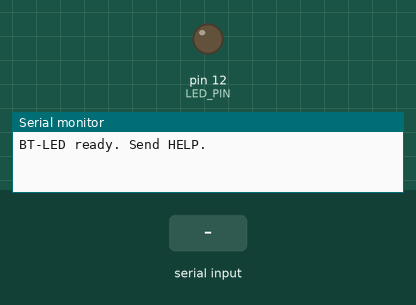
The sketch below on a simulated Arduino Uno, built with avr-gcc and run on an emulated ATmega328P. Parts: output pins drawn as LEDs (lit = HIGH), the last lines printed to the serial monitor. The inputs (shaded band) are chosen by the test bench.

Above: at 1.2 s.
1.3 s: "1\n" received over Serial
At 2.5 s:
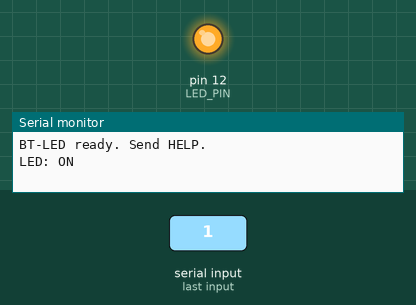
2.8 s: "0\n" received over the second serial link
At 3.6 s:
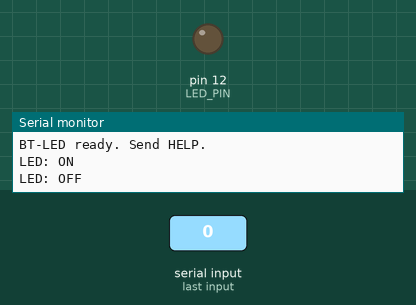
4.3 s: "1\n" received over the second serial link
At 4.7 s:
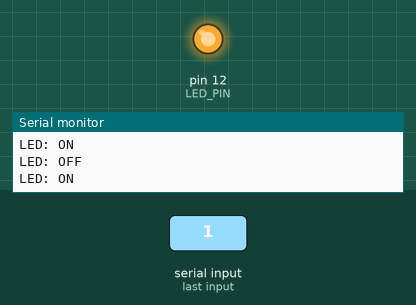
7.3 s: "0\n" received over Serial
At 8.3 s:
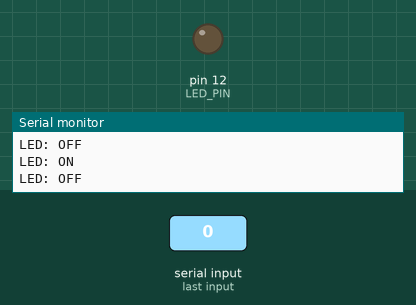
Timing chart, 0 to 9.8 s (numbered marks = the images above; inputs shaded):
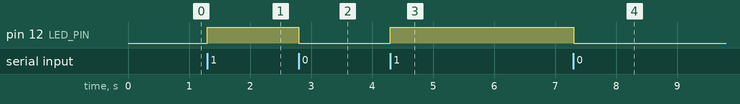

Measured:
- after the input at 1.3 s, pin 12 (LED_PIN): LOW → HIGH at once
- after the input at 2.8 s, pin 12 (LED_PIN): HIGH → LOW at once
- after the input at 4.3 s, pin 12 (LED_PIN): LOW → HIGH at once
- after the input at 7.3 s, pin 12 (LED_PIN): HIGH → LOW at once

The sketch:

BT_LED.ino
```cpp
// (licence header left out)
#include <SoftwareSerial.h>
#include <string.h>

const char NODE_NAME[] = "BT-LED";
const uint8_t LED_PIN = 12;         // anode through 220 ohm

SoftwareSerial bt(2, 3);            // D2 <- HC-05 TXD, D3 -> HC-05 RXD (divider)

const uint8_t CMD_MAX = 64;
char btBuf[CMD_MAX + 1];  uint8_t btLen = 0;
char usbBuf[CMD_MAX + 1]; uint8_t usbLen = 0;

bool ledOn = false;

void reply(const char *m)                { bt.println(m); Serial.println(m); }
void reply(const __FlashStringHelper *m) { bt.println(m); Serial.println(m); }

char *trim(char *s) {
  while (*s == ' ') s++;
  size_t n = strlen(s);
  while (n > 0 && s[n - 1] == ' ') s[--n] = '\0';
  return s;
}

void setLed(bool on) {
  ledOn = on;
  digitalWrite(LED_PIN, on ? HIGH : LOW);
  if (on) reply(F("LED: ON"));
  else    reply(F("LED: OFF"));
}

void handleCommand(char *cmd) {
  cmd = trim(cmd);
  if (*cmd == '\0') return;
  char out[48];

  if (strcasecmp(cmd, "ON") == 0 || strcasecmp(cmd, "LED:ON") == 0 || strcmp(cmd, "1") == 0) {
    setLed(true);
  } else if (strcasecmp(cmd, "OFF") == 0 || strcasecmp(cmd, "LED:OFF") == 0 || strcmp(cmd, "0") == 0) {
    setLed(false);
  } else if (strcasecmp(cmd, "STATUS") == 0) {
    if (ledOn) reply(F("LED is ON"));
    else       reply(F("LED is OFF"));
  } else if (strcasecmp(cmd, "PING") == 0) {
    snprintf(out, sizeof(out), "%s here", NODE_NAME);
    reply(out);
  } else if (strcasecmp(cmd, "HELP") == 0) {
    reply(F("BT-LED commands:"));
    reply(F("ON  / LED:ON  / 1   LED on"));
    reply(F("OFF / LED:OFF / 0   LED off"));
    reply(F("STATUS              LED state"));
    reply(F("PING                node name"));
  } else {
    snprintf(out, sizeof(out), "Unknown: %s (send HELP)", cmd);
    reply(out);
  }
}

void pollStream(Stream &s, char *buf, uint8_t &len) {
  while (s.available()) {
    char c = s.read();
    if (c == '\n' || c == '\r') {
      if (len > 0) { buf[len] = '\0'; handleCommand(buf); len = 0; }
    } else if (len < CMD_MAX) {
      buf[len++] = c;
    }
  }
}

void setup() {
  Serial.begin(9600);
  bt.begin(9600);
  pinMode(LED_PIN, OUTPUT);
  digitalWrite(LED_PIN, LOW);         // start off
  reply(F("BT-LED ready. Send HELP."));
}

void loop() {
  pollStream(bt, btBuf, btLen);
  pollStream(Serial, usbBuf, usbLen);
}
```
